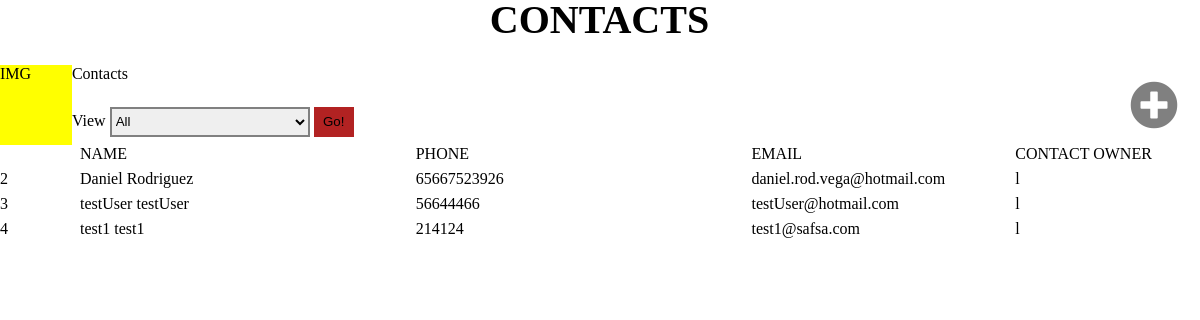
Page /Pages/Administrators/Contacts.php on the earlier database version.
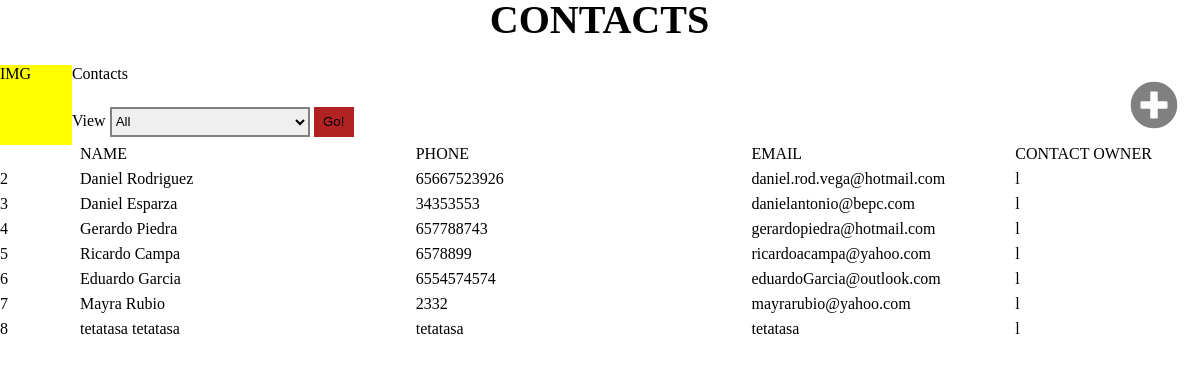
Same page on the later database version.
### tables this page shows
CREATE TABLE `consultors` (
  `ID` int(11) NOT NULL,
  `SN` varchar(15) NOT NULL,
  `Firstname` varchar(25) NOT NULL,
  `Lastname` varchar(25) NOT NULL,
  `Email` varchar(70) NOT NULL,
  `Phone` varchar(20) NOT NULL,
  `EmergencyPhone` varchar(50) NOT NULL,
  `ReportsTo` int(11) NOT NULL,
  `Title` varchar(100) NOT NULL,
  `Division` int(11) NOT NULL,
  `FunctionalArea` int(11) NOT NULL,
  `StartDate` timestamp NOT NULL DEFAULT CURRENT_TIMESTAMP ON UPDATE CURRENT_TIMESTAMP,
  `EndDate` timestamp NOT NULL DEFAULT '0000-00-00 00:00:00',
  `MailingAddress` varchar(120) NOT NULL,
  `MailingCity` int(100) NOT NULL,
  `MailingState` int(11) NOT NULL,
  `MailingCountry` int(11) NOT NULL,
  `ZipCode` varchar(20) NOT NULL,
  `NSS` varchar(30) NOT NULL,
  `RFC` varchar(30) NOT NULL,
  `Type` tinyint(4) NOT NULL,
  `Schedule` int(11) NOT NULL DEFAULT '0',
  `Hash` varchar(40) NOT NULL,
  `Status` tinyint(1) DEFAULT NULL,
  `LastLogin` timestamp NOT NULL DEFAULT CURRENT_TIMESTAMP ON UPDATE CURRENT_TIMESTAMP,
  `Logged` tinyint(4) NOT NULL DEFAULT '0',
  `SessionID` varchar(100) DEFAULT NULL
);

### Pages/Administrators/Contacts.php (the view, shortened to what this page needs)
<?php
include('../../Resources/WebResponses/connection.php');
?>
    <html>
        <head>
            <link rel="stylesheet" href="../Resources/CSS/Listas_Contenido/Listas_Layout.css">
            <link rel="stylesheet" href="../Resources/CSS/Listas_Contenido/ListasPrincipales_Layout.css">
            <link rel="stylesheet" href="https://use.fontawesome.com/releases/v5.2.0/css/all.css">
        </head>
        <body>
            <div id="contenedor">
                <div class='titulo'>
                </div>
                <div id="buscador">
                    <div id="searchParams">
                        <div>
                            <div id="image">
                                IMG
                            </div>
                            <div id="banner">
                                Contacts
                            </div>
                            <div id="search">
                                View
                                <select id="parameter">
                                    <option value="1">All</option>
                                </select>
                                <button id="searchButton">Go!</button>
                            </div>
                        </div>
                    </div>
                    <div id="new">
                        <button id="botonNew" onclick="LoadPage('Administrators/AddUser.php');"><i class="fas fa-plus-circle"></i></button>
                    </div>
                </div>
                <div class="infoTable">
                    <div class="contacto">
                        <div class="number">&nbsp;</div>
                        <div class="NameContact">NAME</div>
                        <div class="Phone">PHONE</div>
                        <div class="Email">EMAIL</div>
                        <div class="ContactOw">CONTACT OWNER</div>
                    </div>
                    <?php
                        $query =            $connection->query("SELECT * FROM consultors WHERE Status='1' AND Type!='0'");
                        while($row = $query->fetch_array()){
                            echo"
                                <div class='contacto'>
                                    <div class='number'>".$row['ID']."</div>
                                    <div class='NameContact ctdName' id='".$row['ID']."'>".$row['Firstname']." ".$row['Lastname']."</div>
                                    <div class='Phone'>".$row['Phone']."</div>
                                    <div class='Email'>".$row['Email']."</div>
                                    <div class='ContactOw'>l</div>
                                </div>
                            ";
                        }
                    ?>
                </div>
            </div>
        </body>
    </html>

### Resources/CSS/Listas_Contenido/Listas_Layout.css (style rules this page uses)
body, html { width: 100%; min-height: 100%; margin: 0; }
.titulo { width: 100%; text-align: center; height: 45px; line-height: 40px; font-family: 'Cairo'; font-size: 40px; font-weight: bold; margin-bottom: 20px; }
#contenedor { width: calc(100% - 1px); height: 100%; }
#buscador { height: 80px; width: 100%; ; }
#searchParams { width: 60%; height: 100%; ; float: left; }
#image { width: 10%; height: 100%; float: left; background-color: yellow; }
#banner { width: 90%; margin-left: 10%; height: 40%; ; }
#search { width: 90%; float: left; height: 60%; ; line-height: 48px; }
#parameter { width: 200px; height: 30px; transition: all 0.6s ease; border-color: gray; border-width: 2px; }
#searchButton { height: 30px; width: 40px; border: none; background-color: firebrick; }
#new { width: 90px; height: 100%; float: right; background-color: purple; line-height: 80px; color: white; text-align: center; }
#botonNew { width: 100%; height: 100%; border: none; font-size: 300%; background-color: white; transition: all 0.3s ease; cursor: pointer; color: gray; }
.infoTable { width: 100%; color: black; }
.number { width: 80px; float: left; }

### Resources/CSS/Listas_Contenido/ListasPrincipales_Layout.css (style rules this page uses)
.contacto { width: 100%; height: 25px; }
.NameContact { width: 28%; float: left; cursor: pointer; }
.Phone { width: 28%; float: left; }
.Email { width: 22%; float: left; }
.ContactOw { width: calc(22% - 80px); float: left; }

Differences in the rows shown:
changed consultors id 3: Firstname "testUser" → "Daniel"; Lastname "testUser" → "Esparza"; Phone "56644466" → "34353553"; Email "testUser@hotmail.com" → "danielantonio@bepc.com"
changed consultors id 4: Firstname "test1" → "Gerardo"; Lastname "test1" → "Piedra"; Phone "214124" → "657788743"; Email "test1@safsa.com" → "gerardopiedra@hotmail.com"
added consultors: ID "5", Firstname "Ricardo", Lastname "Campa", Phone "6578899", Email "ricardoacampa@yahoo.com"
added consultors: ID "6", Firstname "Eduardo", Lastname "Garcia", Phone "6554574574", Email "eduardoGarcia@outlook.com"
added consultors: ID "7", Firstname "Mayra", Lastname "Rubio", Phone "2332", Email "mayrarubio@yahoo.com"
added consultors: ID "8", Firstname "tetatasa", Lastname "tetatasa", Phone "tetatasa", Email "tetatasa"
